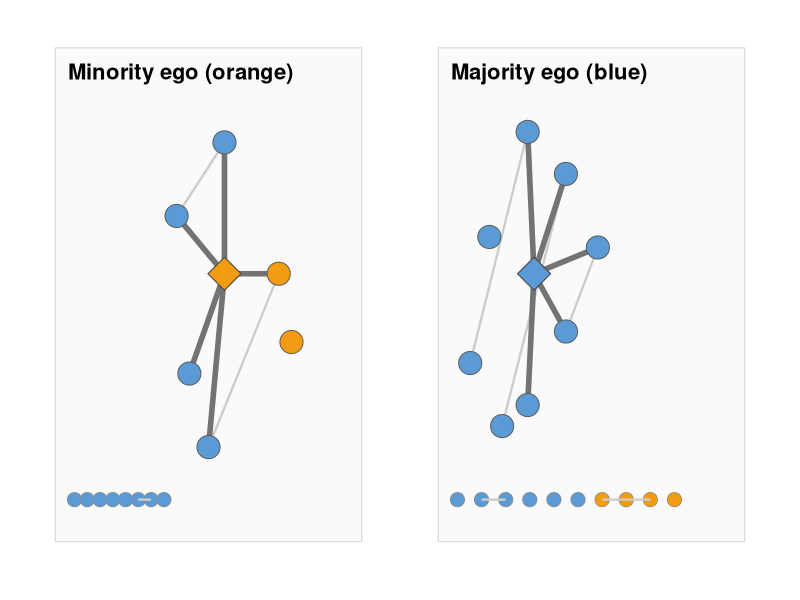

Source code (R):
# Generates images/blau-group-size.png for slides/ego-homogeneity.qmd
# ("Visualizing Blau's Group Size Effects" slide). Stylized schematic.
# No internal title/subtitle — the slide bullets carry Rule 1/Rule 2 text.
# Run from the repo root: Rscript images/make_blau_group_size.R
library(ggplot2)

blue <- "#5B9BD5"; orange <- "#F39C12"; edge_h <- "grey45"; edge_l <- "grey80"

# left panel: minority ego (orange) — Rule 1
egoL <- data.frame(x = 0.55, y = 0.55, grp = "orange")
altL <- data.frame(
  x = c(0.55, 0.40, 0.44, 0.50, 0.72, 0.76),
  y = c(0.80, 0.66, 0.36, 0.22, 0.55, 0.42),
  grp = c("blue", "blue", "blue", "blue", "orange", "orange")
)
# right panel: majority ego (blue) — Rule 2
altR <- data.frame(
  x = c(1.50, 1.62, 1.72, 1.62, 1.50, 1.42, 1.32, 1.38),
  y = c(0.82, 0.74, 0.60, 0.44, 0.30, 0.26, 0.38, 0.62),
  grp = "blue"
)

seg <- function(df, pairs, w) do.call(rbind, lapply(pairs, function(p)
  data.frame(x = df$x[p[1]], y = df$y[p[1]], xend = df$x[p[2]],
             yend = df$y[p[2]], w = w)))

# ego = row 1 of alt frames
eL <- rbind(egoL, altL); eL$grp <- c("orange", as.character(altL$grp))
eR <- rbind(data.frame(x = 1.52, y = 0.55, grp = "blue"), altR)
edges <- rbind(
  seg(eL, list(c(1,2), c(1,3), c(1,4), c(1,5), c(1,6)), edge_h),  # ego ties heavy
  seg(eL, list(c(2,3), c(5,6)), edge_l),                          # alter-alter light
  seg(eR, list(c(1,2), c(1,3), c(1,4), c(1,5), c(1,6)), edge_h),
  seg(eR, list(c(2,8), c(4,5), c(3,7)), edge_l)
)

# population strips (opportunity structure)
stripL <- data.frame(x = seq(0.08, 0.36, length.out = 8), y = 0.12, grp = "blue")
stripR <- data.frame(x = seq(1.28, 1.96, length.out = 10), y = 0.12,
                     grp = c(rep("blue", 6), rep("orange", 4)))

p <- ggplot() +
  annotate("rect", xmin = 0.02, xmax = 0.98, ymin = 0.04, ymax = 0.98,
           fill = "grey98", color = "grey85", linewidth = 0.4) +
  annotate("rect", xmin = 1.22, xmax = 2.18, ymin = 0.04, ymax = 0.98,
           fill = "grey98", color = "grey85", linewidth = 0.4) +
  annotate("text", x = 0.06, y = 0.935, label = "Minority ego (orange)",
           hjust = 0, fontface = "bold", size = 5.6) +
  annotate("text", x = 1.26, y = 0.935, label = "Majority ego (blue)",
           hjust = 0, fontface = "bold", size = 5.6) +
  geom_segment(data = subset(edges, w == edge_l),
               aes(x, y, xend = xend, yend = yend),
               color = edge_l, linewidth = 0.8, lineend = "round") +
  geom_segment(data = subset(edges, w == edge_h),
               aes(x, y, xend = xend, yend = yend),
               color = edge_h, linewidth = 1.9, lineend = "round") +
  geom_point(data = altL, aes(x, y, fill = grp), shape = 21,
             size = 7.5, color = "grey35", stroke = 0.5) +
  geom_point(data = egoL, aes(x, y, fill = grp), shape = 23,
             size = 8.5, color = "grey30", stroke = 0.6) +
  geom_point(data = eR[1, ], aes(x, y, fill = grp), shape = 23,
             size = 8.5, color = "grey30", stroke = 0.6) +
  geom_point(data = altR, aes(x, y, fill = grp), shape = 21,
             size = 7.5, color = "grey35", stroke = 0.5) +
  geom_point(data = stripL, aes(x, y, fill = grp), shape = 21,
             size = 4.6, color = "grey55", stroke = 0.4) +
  geom_point(data = stripR, aes(x, y, fill = grp), shape = 21,
             size = 4.6, color = "grey55", stroke = 0.4) +
  # thin links inside the strips
  geom_segment(data = data.frame(
    x = c(stripL$x[6], stripR$x[2], stripR$x[7], stripR$x[8]),
    y = 0.12,
    xend = c(stripL$x[7], stripR$x[3], stripR$x[8], stripR$x[9]),
    yend = 0.12), aes(x, y, xend = xend, yend = yend),
    color = edge_l, linewidth = 0.8) +
  scale_fill_manual(values = c(blue = blue, orange = orange), guide = "none") +
  coord_cartesian(xlim = c(0, 2.2), ylim = c(0, 1), clip = "off") +
  theme_void() +
  theme(plot.margin = margin(8, 10, 8, 10))

ggsave("images/blau-group-size.png", p, width = 8.25, height = 4.125,
       dpi = 200, bg = "white")
